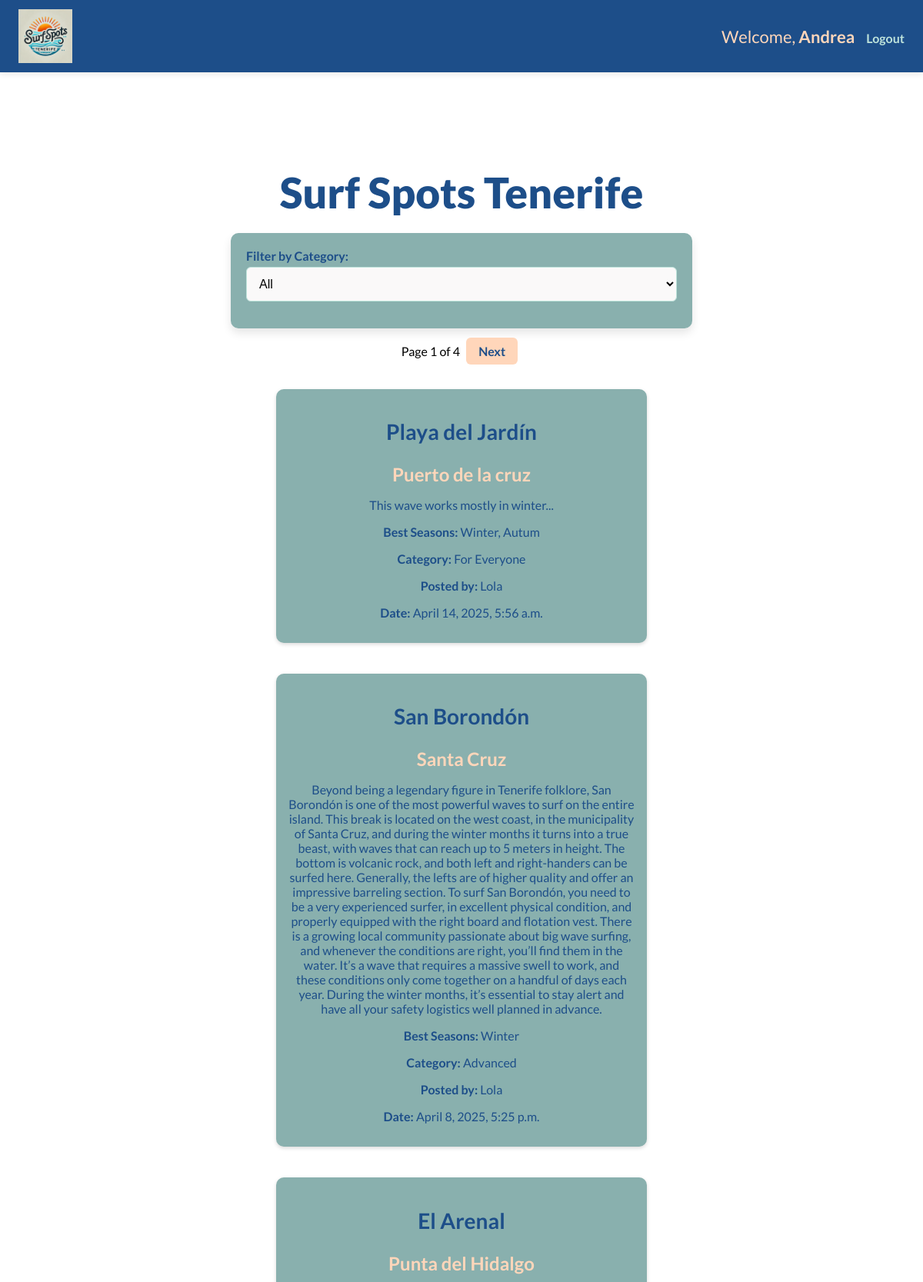
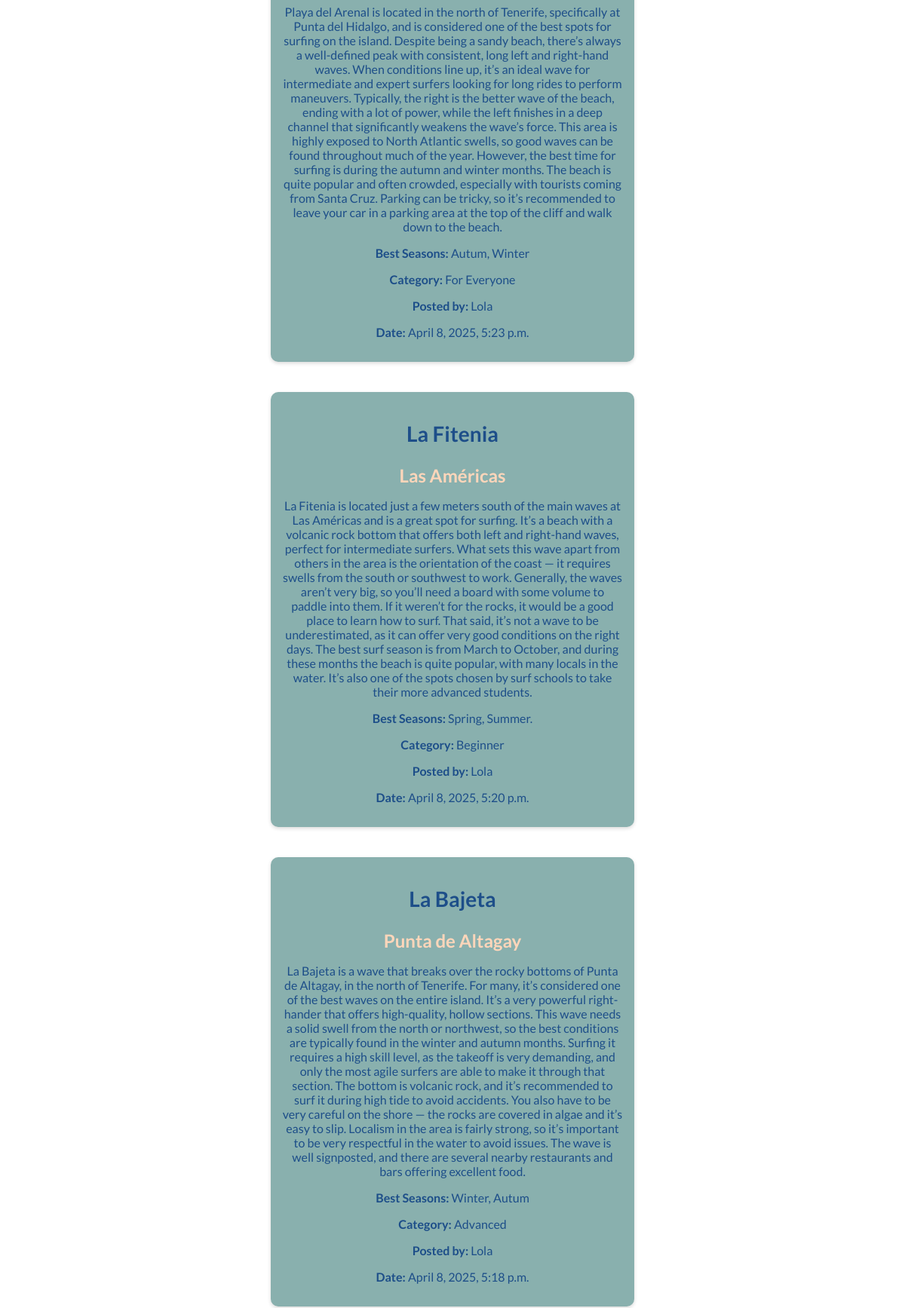
Screenshot of /users/home/ (signed in, upper part) with the database file from the repository (2 pictures, top to bottom).
### users_account/models.py (models this page shows, shortened)
class NovaUser(AbstractUser):
    pass

class SurfSpot(models.Model):
    CATEGORY_CHOICES = [
        ("Beginner", "Beginner"),
        ("Advanced", "Advanced"),
        ("For Everyone", "For Everyone"),
    ]
    title = models.CharField(max_length=50)
    location = models.CharField(max_length=50)
    description = models.TextField()
    best_seasons = models.CharField(max_length=300, blank=True, null=True)
    category = models.CharField(max_length=20, choices=CATEGORY_CHOICES, default="For Everyone") # New category field
    user = models.ForeignKey(settings.AUTH_USER_MODEL, on_delete=models.CASCADE)
    created_at = models.DateTimeField(auto_now_add=True)

### users_account/views.py (the view)
# urls.py: path('home/', views.home_view, name='home'),
@login_required
def home_view(request):
    if request.method == 'POST':
        form = SurfSpotForm(request.POST)
        if form.is_valid():
            surf_spot = form.save(commit=False)
            surf_spot.user = request.user
            surf_spot.save()
            messages.success(request, "Surf spot created successfully!")
            return redirect('home')
        else:
            print(form.errors) #debugging
    else:
        form = SurfSpotForm()
    selected_category = request.GET.get('category')
    print(f"Raw selected category: {selected_category}")
    if selected_category:
        surf_spots_list = SurfSpot.objects.filter(category=selected_category).order_by('-created_at')
        print(f"Selected category: {selected_category}, Surf spots found: {surf_spots_list.count()}") #debugging
    else:
        surf_spots_list = SurfSpot.objects.all().order_by('-created_at')
        print(f"No category selected, Total surf spots: {surf_spots_list.count()}") #debugging
    paginator = Paginator(surf_spots_list, 5) # ensured that is set to 5
    page_number = request.GET.get('page')
    surf_spots = paginator.get_page(page_number)
    return render(request, 'users_account/home.html', {
        'form': form,
        'surf_spots': surf_spots,
        'selected_category': selected_category,
    })

### users_account/forms.py (shortened to what this page needs)
class SurfSpotForm(forms.ModelForm):
    class Meta:
        model = SurfSpot
        fields = ['title', 'location', 'description', 'best_seasons', 'category'] #new field
        widgets = {
            'category': forms.Select(attrs={'class': 'form-control'}),
        }

### users_account/templates/users_account/home.html (shortened to what this page needs)
{% extends 'base.html' %}
{% block content %}
<div class="main-content">
    <h1 class="main-title">Surf Spots Tenerife</h1>
    <form method="GET" action="{% url 'home' %}" class="category-filter-form">
        <label for="category">Filter by Category:</label>
        <select name="category" id="category" onchange="this.form.submit()">
            <option value="" {% if not selected_category %}selected{% endif %}>All</option>
        </select>
    </form>
    {% if surf_spots %}
    <div class="pagination">
        <span>Page {{ surf_spots.number }} of {{ surf_spots.paginator.num_pages }}</span>
        {% if surf_spots.has_next %}
        <a
            href="?page={{ surf_spots.next_page_number }}{% if selected_category %}&category={{ selected_category }}{% endif %}">Next</a>
        {% endif %}
    </div>
    <div id="surf-spots-list">
        {% for spot in surf_spots %}
        <div class="surf-spot">
            <h2 class="spot-title">
                <a href="{% url 'surf_spot_detail' spot_id=spot.id %}">{{ spot.title }}</a>
            </h2>
            <h3><strong> {{ spot.location }} </strong></h3>
            <p>{{ spot.description }}</p>
            <p><strong>Best Seasons:</strong> {{ spot.best_seasons }}</p>
            <p><strong>Category:</strong> {{ spot.category }}</p>
            <p><strong>Posted by:</strong> {{ spot.user.username }}</p>
            <p><strong>Date:</strong> {{ spot.created_at }}</p>
        </div>
        {% endfor %}
    </div>
    {% else %}
    <p>No surf spots found for the selected category.</p>
    {% endif %}
</div>
{% endblock %}

### templates/base.html (shortened to what this page needs)
{% load static %}
<!DOCTYPE html>
<html lang="en">
<head>
    <link rel="stylesheet" href="{% static 'css/styles.css' %}">
</head>
<body>
    <nav class="navbar">
        <div class="nav-container">
            <div class="logo">
                <img src="{% static 'images/logo.png' %}" alt="Surf Spots Logo" class="logo-img">
            </div>
            <ul class="nav-links">
                {% if request.user.is_authenticated %}
                <li>Welcome, <strong>{{ request.user.username }}</strong></li>
                <li><a href="{% url 'logout' %}" class="nav-link">Logout</a></li>
                {% else %}
                    {% if request.path == '/login/' %}
                        <li><a href="{% url 'login' %}" class="nav-link">Login</a></li>
                    {% endif %}
                {% endif %}
            </ul>
        </div>
    </nav>
    <main>
        {% block content %}{% endblock %}
    </main>
</body>
</html>

### static/css/styles.css (style rules this page uses)
:root { --light-orange: #FFD6BA; --light-green: #BEE3DB; --mint-green: #89B0AE; --dark: #1D4E89; --light: #FAF9F9; }
*, *::before, *::after { box-sizing: inherit; }
body, html { margin: 0; padding: 0; box-sizing: border-box; font-family: 'Lato', sans-serif; overflow-x: hidden; scroll-behavior: smooth; }
.navbar { background-color: var(--dark); padding: 12px 24px; position: fixed; top: 0; left: 0; width: 100%; z-index: 1000; box-shadow: 0 2px 8px rgba(0, 0, 0, 0.1); color: var(--light); }
.nav-container { display: flex; justify-content: space-between; align-items: center; flex-wrap: wrap; max-width: 1200px; margin: 0 auto; }
.nav-links { list-style: none; display: flex; flex-wrap: wrap; align-items: center; gap: 15px; }
.nav-links li { color: var(--light-orange); }
.nav-links a { text-decoration: none; color: var(--light-green); font-weight: bold; font-size: 16px; transition: color 0.3s ease; }
.logo { display: flex; align-items: center; gap: 12px; color: var(--light-orange); font-weight: bold; text-decoration: none; font-size: 22px; }
.logo-img { height: 70px; width: auto; }
h1, h2, h3, p { margin-bottom: 15px; text-align: center; color: var(--dark); }
h1 { font-size: clamp(24px, 5vw, 36px); }
h2 { font-size: clamp(20px, 4vw, 28px); color: var(--mint-green); }
h3 { font-size: clamp(18px, 3vw, 24px); color: var(--light-orange); }
p, li, .nav-links a { font-size: clamp(18px, 2.5vw, 22px); }
p, form label, form input, form textarea, form select, .nav-links a, .comment, .surf-spot, button { font-size: clamp(14px, 2.5vw, 16px); }
a { cursor: pointer; color: var(--dark); text-decoration: none; transition: transform 0.2s ease, color 0.2s ease; font-weight: 700; }
main { padding-top: 80px; }
.main-content { padding: 20px; padding-top: 100px; margin: 0 auto; max-width: 1200px; }
.main-title { font-size: clamp(28px, 6vw, 55px); font-weight: 800; color: var(--dark); margin-bottom: 20px; }
.spot-title { color: var(--dark); }
form { background: var(--mint-green); padding: 20px; border-radius: 10px; box-shadow: 0 6px 12px rgba(0, 0, 0, 0.1); margin: 20px auto; width: 100%; max-width: 600px; color: var(--dark); }
form label { display: flex; font-weight: bold; margin-bottom: 5px; margin-top: 0; }
form input, form textarea, form select { width: 100%; padding: 12px; margin-bottom: 15px; border: 1px solid var(--light-green); border-radius: 6px; font-size: 16px; background-color: var(--light); }
#surf-spots-list { display: grid; grid-template-columns: repeat(auto-fit, minmax(300px, 1fr)); gap: 20px; max-width: 1200px; margin: 0 auto; padding: 20px; }
.surf-spot { background: var(--mint-green); padding: 15px; border-radius: 10px; margin-bottom: 20px; box-shadow: 0 2px 5px rgba(0, 0, 0, 0.15); color: white; }
.pagination { text-align: center; margin: 20px 0; }
.pagination a { padding: 8px 16px; margin: 0 5px; background-color: var(--light-orange); color: var(--dark); border-radius: 6px; text-decoration: none; }
@media (min-width: 1024px) { .form, #surf-spots-list { width: 45%; } }

### rows the page displays
NovaUser: user.username "Andrea"
SurfSpot: title "Playa del Jardín", location "Puerto de la cruz", description "This wave works mostly in winter...", best_seasons "Winter, Autum", category "For Everyone", user.username "Lola", created_at "April 14, 2025, 5:56 a.m."
SurfSpot: title "San Borondón", location "Santa Cruz", description "Beyond being a legendary figure in Tenerife folklore, San Borondón is one of the most powerful waves to surf on the entire island. This break is located on the west coast, in the municipality of Santa Cruz, and during the winter months it turns into a true beast, with waves that can reach up to 5 meters in height. The bottom is volcanic rock, and both left and right-handers can be surfed here. Generally, the lefts are of higher quality and offer an impressive barreling section. To surf San Borondón, you need to be a very experienced surfer, in excellent physical condition, and properly equipped with the right board and flotation vest. There is a growing local community passionate about big…", best_seasons "Winter", category "Advanced", user.username "Lola", created_at "April 8, 2025, 5:25 p.m."
SurfSpot: title "El Arenal", location "Punta del Hidalgo", description "Playa del Arenal is located in the north of Tenerife, specifically at Punta del Hidalgo, and is considered one of the best spots for surfing on the island. Despite being a sandy beach, there’s always a well-defined peak with consistent, long left and right-hand waves. When conditions line up, it’s an ideal wave for intermediate and expert surfers looking for long rides to perform maneuvers. Typically, the right is the better wave of the beach, ending with a lot of power, while the left finishes in a deep channel that significantly weakens the wave’s force. This area is highly exposed to North Atlantic swells, so good waves can be found throughout much of the year. However, the best time for…", best_seasons "Autum, Winter", category "For Everyone", user.username "Lola", created_at "April 8, 2025, 5:23 p.m."
SurfSpot: title "La Fitenia", location "Las Américas", description "La Fitenia is located just a few meters south of the main waves at Las Américas and is a great spot for surfing. It’s a beach with a volcanic rock bottom that offers both left and right-hand waves, perfect for intermediate surfers. What sets this wave apart from others in the area is the orientation of the coast — it requires swells from the south or southwest to work. Generally, the waves aren’t very big, so you’ll need a board with some volume to paddle into them. If it weren’t for the rocks, it would be a good place to learn how to surf. That said, it’s not a wave to be underestimated, as it can offer very good conditions on the right days. The best surf season is from March to October,…", best_seasons "Spring, Summer.", category "Beginner", user.username "Lola", created_at "April 8, 2025, 5:20 p.m."
SurfSpot: title "La Bajeta", location "Punta de Altagay", description "La Bajeta is a wave that breaks over the rocky bottoms of Punta de Altagay, in the north of Tenerife. For many, it’s considered one of the best waves on the entire island. It’s a very powerful right-hander that offers high-quality, hollow sections. This wave needs a solid swell from the north or northwest, so the best conditions are typically found in the winter and autumn months. Surfing it requires a high skill level, as the takeoff is very demanding, and only the most agile surfers are able to make it through that section. The bottom is volcanic rock, and it’s recommended to surf it during high tide to avoid accidents. You also have to be very careful on the shore — the rocks are covered…", best_seasons "Winter, Autum", category "Advanced", user.username "Lola", created_at "April 8, 2025, 5:18 p.m."

### other values shown
{{ surf_spots.number }} "1"
{{ surf_spots.paginator.num_pages }} "4"
